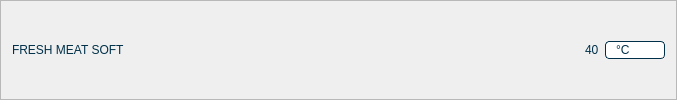
              <widget class="QFrame" name="frame_temperaturas">
               <property name="styleSheet">
                <string notr="true">QLabel{
color:rgb(0, 48, 73);
font: 77 16pt &quot;Arial Black&quot;;
}</string>
               </property>
               <property name="frameShape">
                <enum>QFrame::StyledPanel</enum>
               </property>
               <property name="frameShadow">
                <enum>QFrame::Raised</enum>
               </property>
               <layout class="QHBoxLayout" name="horizontalLayout_3">
                <item>
                 <widget class="QLabel" name="lbl_titulo_empresa">
                  <property name="text">
                   <string>FRESH MEAT SOFT</string>
                  </property>
                 </widget>
                </item>
                <item>
                 <widget class="QLabel" name="lbl_logo_empresa">
                  <property name="minimumSize">
                   <size>
                    <width>60</width>
                    <height>60</height>
                   </size>
                  </property>
                  <property name="maximumSize">
                   <size>
                    <width>60</width>
                    <height>60</height>
                   </size>
                  </property>
                  <property name="text">
                   <string/>
                  </property>
                  <property name="pixmap">
                   <pixmap>Imagenes/Logo.png</pixmap>
                  </property>
                  <property name="scaledContents">
                   <bool>true</bool>
                  </property>
                 </widget>
                </item>
                <item>
                 <spacer name="horizontalSpacer_2">
                  <property name="orientation">
                   <enum>Qt::Horizontal</enum>
                  </property>
                  <property name="sizeHint" stdset="0">
                   <size>
                    <width>332</width>
                    <height>20</height>
                   </size>
                  </property>
                 </spacer>
                </item>
                <item>
                 <widget class="QLabel" name="lbl_imagen_termometro">
                  <property name="minimumSize">
                   <size>
                    <width>50</width>
                    <height>50</height>
                   </size>
                  </property>
                  <property name="maximumSize">
                   <size>
                    <width>50</width>
                    <height>50</height>
                   </size>
                  </property>
                  <property name="text">
                   <string/>
                  </property>
                  <property name="pixmap">
                   <pixmap>Imagenes/temperature-high.svg</pixmap>
                  </property>
                  <property name="scaledContents">
                   <bool>true</bool>
                  </property>
                 </widget>
                </item>
                <item>
                 <widget class="QLabel" name="lbl_temperatura_actual">
                  <property name="text">
                   <string>40</string>
                  </property>
                 </widget>
                </item>
                <item>
                 <widget class="QComboBox" name="comboBox_temperaturas">
                  <property name="minimumSize">
                   <size>
                    <width>60</width>
                    <height>0</height>
                   </size>
                  </property>
                  <property name="cursor">
                   <cursorShape>PointingHandCursor</cursorShape>
                  </property>
                  <property name="styleSheet">
                   <string notr="true">QComboBox{
border: 1px solid rgb(0, 48, 73);
border-radius:4px;
padding-left:10px;
font:75 12pt &quot;Arial Black&quot;;
color: rgb(0, 48, 73);
}

QComboBox::drop-down{
border: 0px;
}

QComboBox::down-arrow{
width:12px;
height:12px;
margin-right:15px;
}

QComboBox::on{
border: 4px solid rgb(102, 155, 188);
}</string>
                  </property>
                  <item>
                   <property name="text">
                    <string>°C</string>
                   </property>
                  </item>
                  <item>
                   <property name="text">
                    <string>°F</string>
                   </property>
                  </item>
                  <item>
                   <property name="text">
                    <string>%</string>
                   </property>
                  </item>
                 </widget>
                </item>
               </layout>
               <zorder>lbl_titulo_empresa</zorder>
               <zorder>lbl_temperatura_actual</zorder>
               <zorder>lbl_imagen_termometro</zorder>
               <zorder>horizontalSpacer_2</zorder>
               <zorder>lbl_logo_empresa</zorder>
               <zorder>comboBox_temperaturas</zorder>
              </widget>
